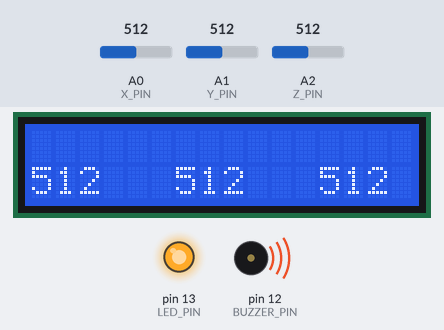
A sketch run on a simulated Arduino Uno, built with avr-gcc and run on an emulated ATmega328P. Shown: 16×2 character LCD, output pins drawn as LEDs (lit = HIGH), buzzer (waves = sounding, pin HIGH). The test bench sets the inputs (shaded band); at power-on: A0 (X_PIN) = 512, A1 (Y_PIN) = 512, A2 (Z_PIN) = 512. What the sketch prints to the serial monitor is not drawn.

Above: at 13.3 s.
13.4 s: A0 (X_PIN) set to 716
At 13.9 s:
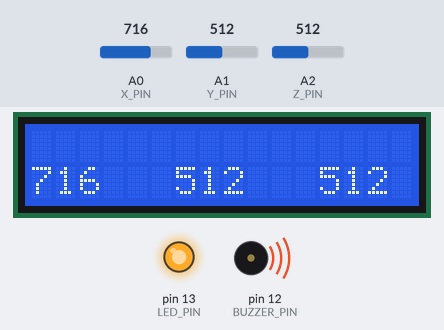
14.9 s: A1 (Y_PIN) set to 716
At 15.5 s:
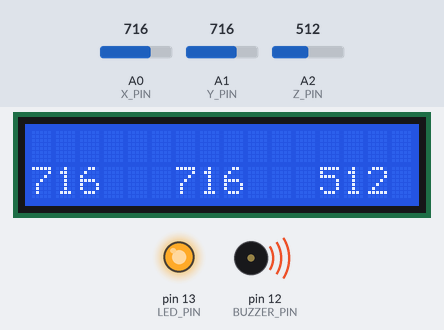
16.4 s: A2 (Z_PIN) set to 716
At 16.8 s:
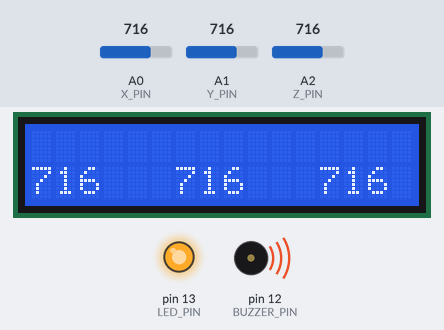
17.9 s: A0 (X_PIN) set to 900
At 18.4 s:
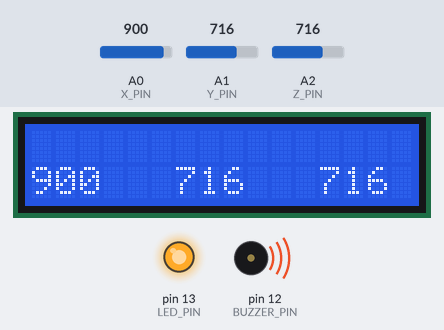
19.4 s: A1 (Y_PIN) set to 900
At 19.7 s:
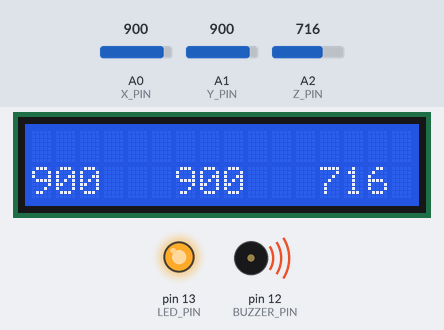
20.9 s: A2 (Z_PIN) set to 900
At 21.3 s:
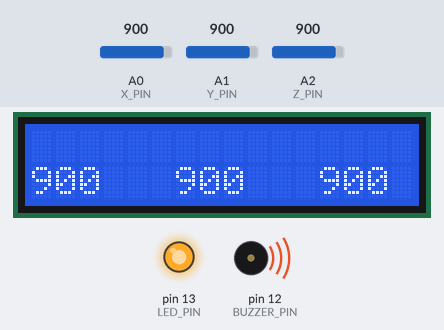
Timing chart, 0 to 23.4 s (numbered marks = the images above; inputs shaded):
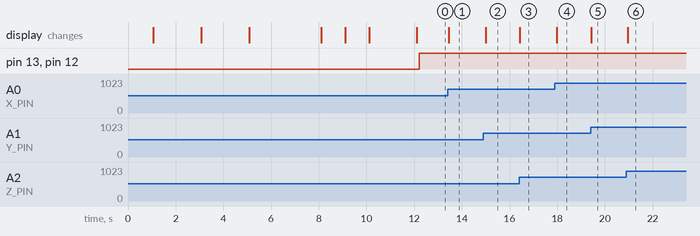

The sketch:

EarthquakeDetector.ino
```cpp
#include <LiquidCrystal.h>

LiquidCrystal lcd(7, 6, 5, 4, 3, 2);

#define BUZZER_PIN 12
#define LED_PIN 13
#define X_PIN A0
#define Y_PIN A1
#define Z_PIN A2

int xSample = 0;
int ySample = 0;
int zSample = 0;
long startTime;
int isAlerting = 0;

#define SAMPLES_COUNT 50
#define MAX_CHANGE_LIMIT 20
#define MIN_CHANGE_LIMIT -20
#define BUZZER_TIME 5000

void setup() {
  lcd.begin(16, 2);
  Serial.begin(9600);
  delay(1000);
  displayMessage("Earthquake", "Detector");
  calibrateAccelerometer();
  displayMessage("Calibrated", "Device Ready");
}

void loop() {
  int xValue = analogRead(X_PIN);
  int yValue = analogRead(Y_PIN);
  int zValue = analogRead(Z_PIN);

  displayAccelerometerValues(xValue, yValue, zValue);

  if (isEarthquakeDetected(xValue, yValue, zValue)) {
    if (isAlerting == 0)
      startTime = millis();
    isAlerting = 1;
  } else if (isAlerting == 1) {
    lcd.clear();
    lcd.print("Earthquake Alert");
    if (millis() >= startTime + BUZZER_TIME)
      isAlerting = 0;
  } else {
    lcd.clear();
    lcd.print(" X Y Z ");
  }

  updateAlertComponents();
  sendValuesToProcessing(xValue, yValue, zValue);
}

void calibrateAccelerometer() {
  displayMessage("Calibrating.....", "Please wait...");
  pinMode(BUZZER_PIN, OUTPUT);
  pinMode(LED_PIN, OUTPUT);
  isAlerting = 0;
  digitalWrite(BUZZER_PIN, isAlerting);
  digitalWrite(LED_PIN, isAlerting);

  for (int i = 0; i < SAMPLES_COUNT; i++) {
    xSample += analogRead(X_PIN);
    ySample += analogRead(Y_PIN);
    zSample += analogRead(Z_PIN);
  }

  xSample /= SAMPLES_COUNT;
  ySample /= SAMPLES_COUNT;
  zSample /= SAMPLES_COUNT;

  delay(3000);
  lcd.clear();
  lcd.print("Calibrated");
  delay(1000);
  lcd.clear();
  lcd.print("Device Ready");
  delay(1000);
  lcd.clear();
  lcd.print(" X Y Z ");
}

void displayMessage(const char *line1, const char *line2) {
  lcd.clear();
  lcd.print(line1);
  lcd.setCursor(0, 1);
  lcd.print(line2);
  delay(2000);
  lcd.clear();
}

void displayAccelerometerValues(int x, int y, int z) {
  lcd.setCursor(0, 1);
  lcd.print(x);
  lcd.setCursor(6, 1);
  lcd.print(y);
  lcd.setCursor(12, 1);
  lcd.print(z);
  delay(100);
}

bool isEarthquakeDetected(int x, int y, int z) {
  return (
    x < MIN_CHANGE_LIMIT || x > MAX_CHANGE_LIMIT ||
    y < MIN_CHANGE_LIMIT || y > MAX_CHANGE_LIMIT ||
    z < MIN_CHANGE_LIMIT || z > MAX_CHANGE_LIMIT
  );
}

void updateAlertComponents() {
  digitalWrite(BUZZER_PIN, isAlerting);
  digitalWrite(LED_PIN, isAlerting);
}

void sendValuesToProcessing(int x, int y, int z) {
  Serial.print("x=");
  Serial.println(x);
  Serial.print("y=");
  Serial.println(y);
  Serial.print("z=");
  Serial.println(z);
  Serial.println(" $");
}
```

Measured:
- after the input at 13.4 s, the display: changes after 0.05 s (image 1)
- after the input at 14.9 s, the display: changes after 0.10 s (image 2)
- after the input at 16.4 s, the display: changes at once (image 3)
- after the input at 17.9 s, the display: changes after 0.08 s (image 4)
- after the input at 19.4 s, the display: changes at once (image 5)
- after the input at 20.9 s, the display: changes after 0.07 s (image 6)
